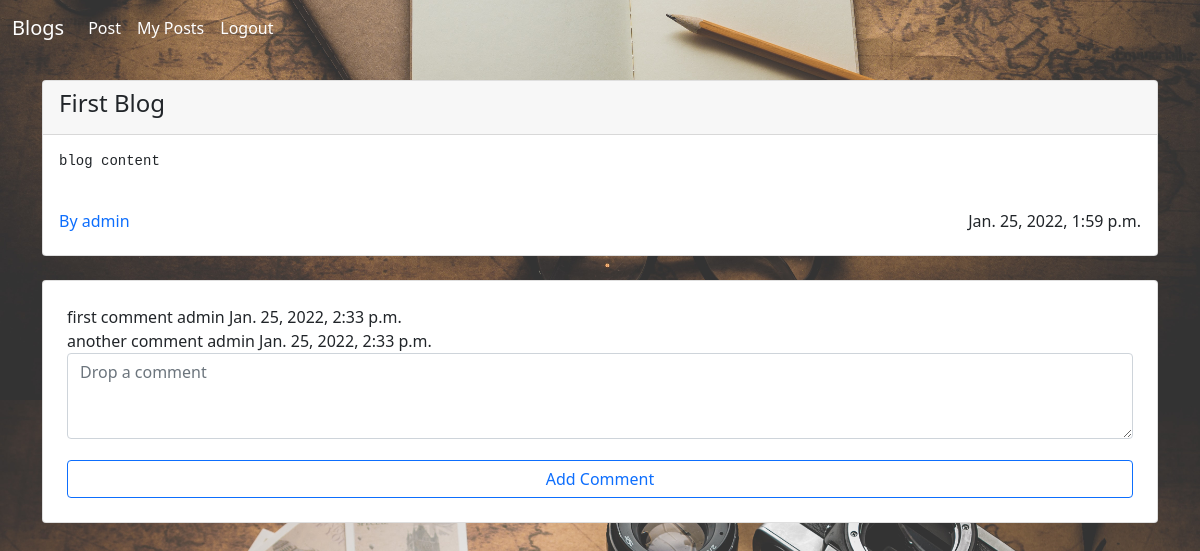
Screenshot of /read_post/first-blog/ (signed in) with the database file from the repository.
### blog_app/models.py (models this page shows, shortened)
class Blog(models.Model):
    title = models.CharField(max_length=200, unique=True)
    content = models.TextField()
    author = models.ForeignKey(User, on_delete=models.CASCADE)
    slug = AutoSlugField(populate_from='title', always_update=True)
    views = models.IntegerField(default=0)
    likes = models.IntegerField(default=0)
    comments = models.IntegerField(default=0)
    created_at = models.DateTimeField(auto_now_add=True)
    updated_at = models.DateTimeField(auto_now=True)

class Comment(models.Model):
    comment = models.TextField()
    user = models.ForeignKey(User, on_delete=models.CASCADE)
    blog = models.ForeignKey(Blog, on_delete=models.CASCADE)
    created_at = models.DateTimeField(auto_now_add=True)
    updated_at = models.DateTimeField(auto_now=True)

### blog_app/views.py (the view, shortened to what this page needs)
# urls.py: path('read_post/<str:slug>/', views.read_post, name='read_post'),
@login_required
def read_post(request, slug):
    blog = Blog.objects.get(slug=slug)
    comments = Comment.objects.filter(blog=blog)
    comment_form = CommentForm()
    context = {
        'blog': blog,
        'comment_form': comment_form,
        'comments': comments
    }
    return render(request, 'blog_app/read_post.html', context)

### blog_app/forms.py
class CommentForm(forms.ModelForm):
    helper = FormHelper()
    helper.form_show_labels = False
    comment = forms.CharField(widget=forms.Textarea(attrs={'rows': 3, 'placeholder': 'Drop a comment'}))
    class Meta:
        model = Comment
        fields = ['comment']

### blog_app/templates/blog_app/read_post.html (shortened to what this page needs)
{% extends 'blog_app/base.html' %}
{% load crispy_forms_tags %}
{% block content %}
        <div class="col-md-12">
            <div class="card">
                <div class="card-header">
                    <div class="card-title">
                        <h4>{{ blog.title }}</h4>
                    </div>
                </div>
                <div class="card-body">
                        <pre>{{ blog.content }}</pre>
                        <br>
                        <a href="{% url 'author' blog.author.username %}"><h6 style="float: left;">By {{ blog.author }}</h6></a>
                        <h6 style="float: right;">{{ blog.created_at }}</h6>
                </div>
            </div>
            <br/>
            <div class="card p-4">
                {% if comments %}
                {% for comment in comments %}
                {{comment.comment}}
                {{comment.user}}
                {{comment.created_at}}
                <br/>
                {% endfor %}
                {% endif %}
                <form method="POST">
                    {{ comment_form.comment|as_crispy_field }}
                    <div class="d-grid gap-2">
                        <button class="btn btn-outline-primary" type="submit">Add Comment</button>
                    </div>
                </form>
            </div>
        </div>
{% endblock %}

### blog_app/templates/blog_app/base.html (shortened to what this page needs)
{% load static %}
<!DOCTYPE html>
<html lang="en">
<head>
    <link href="https://cdn.jsdelivr.net/npm/bootstrap@5.0.0-beta3/dist/css/bootstrap.min.css" rel="stylesheet">
    <link rel="stylesheet" href="{% static 'css/accounts.css' %}">
    <link rel="stylesheet" href="{% static 'css/main.css' %}">
</head>
{% if user.is_authenticated %}
<nav class="navbar navbar-expand-lg">
    <div class="container-fluid">
          <a class="navbar-brand text-white" href="{% url 'posts' %}">Blogs</a>
      <div class="collapse navbar-collapse" id="navbarNavAltMarkup">
        <div class="navbar-nav">
          <a class="nav-link text-white" href="{% url 'post' %}">Post</a>
          <a class="nav-link text-white" href="{% url 'my_posts' %}">My Posts</a>
          <a class="nav-link text-white" href="{% url 'logout' %}">Logout</a>
          {% endif %}
        </div>
      </div>
    </div>
</nav>
<br>
<body>
  <div class="container">
    <div class="row">
      {% block content %}
      {% endblock %}
    </div>
  </div>
</body>
</html>

### accounts/static/css/accounts.css (style rules this page uses)
.d-grid { margin-top: 2%; }
a { text-decoration: none; }
body { background-color: whitesmoke; }

### blog_app/static/css/main.css (style rules this page uses)
pre { white-space: pre-wrap; word-break: break-word; }

### blog_app/templates/blog_app/read_post.html (style rules this page uses)
pre { white-space: pre-wrap; word-break: break-word; }

### rows the page displays
Blog: title "First Blog", content "blog content", author "admin", created_at "Jan. 25, 2022, 1:59 p.m."
Comment: comment "first comment", user "admin", created_at "Jan. 25, 2022, 2:33 p.m."
Comment: comment "another comment", user "admin", created_at "Jan. 25, 2022, 2:33 p.m."
